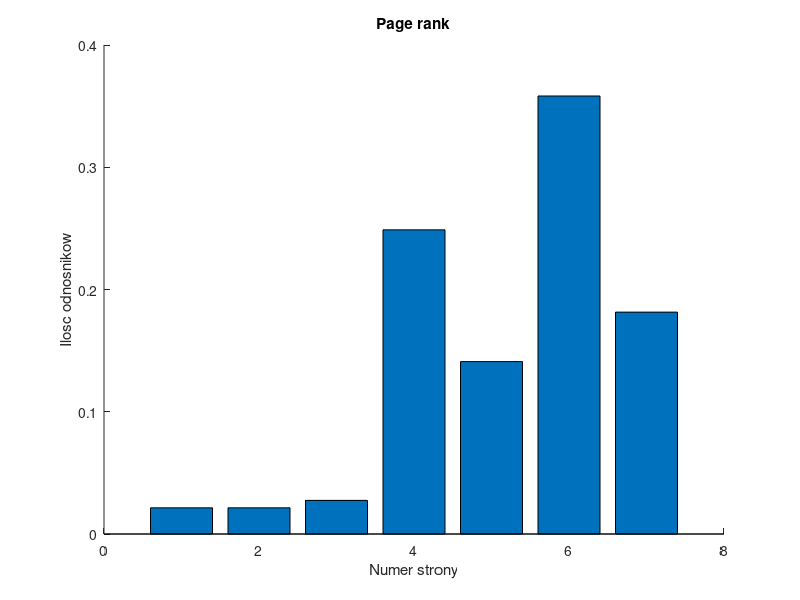

Here is the MATLAB script that generated this plot:
function [Edges, I, B, A, b, r] = page_rank()
N=7;
d=0.85;
Edges = [1,1,2,2,2,3,3,3,4,4,5,5,6,6,7;
         4,6,3,4,5,5,6,7,5,6,4,6,4,7,6];
I = speye(N,N);
B = sparse(Edges(2,:),Edges(1,:),1,N,N);
Larr=zeros(N,1);
for i =1:7
    Larr(i)=1/sum(B(:,i));
end
A = spdiags(Larr,0,N,N)
b = zeros(N,1);
for i=1:N
    b(i)=(1-d)/N;
end
M=I-d*B*A;
r = M^-1*b;
hold on;
bar(r);
title("Page rank");
xlabel("Numer strony");
ylabel("Ilosc odnosnikow");
hold off;
print -dpng zadanie4.png
end